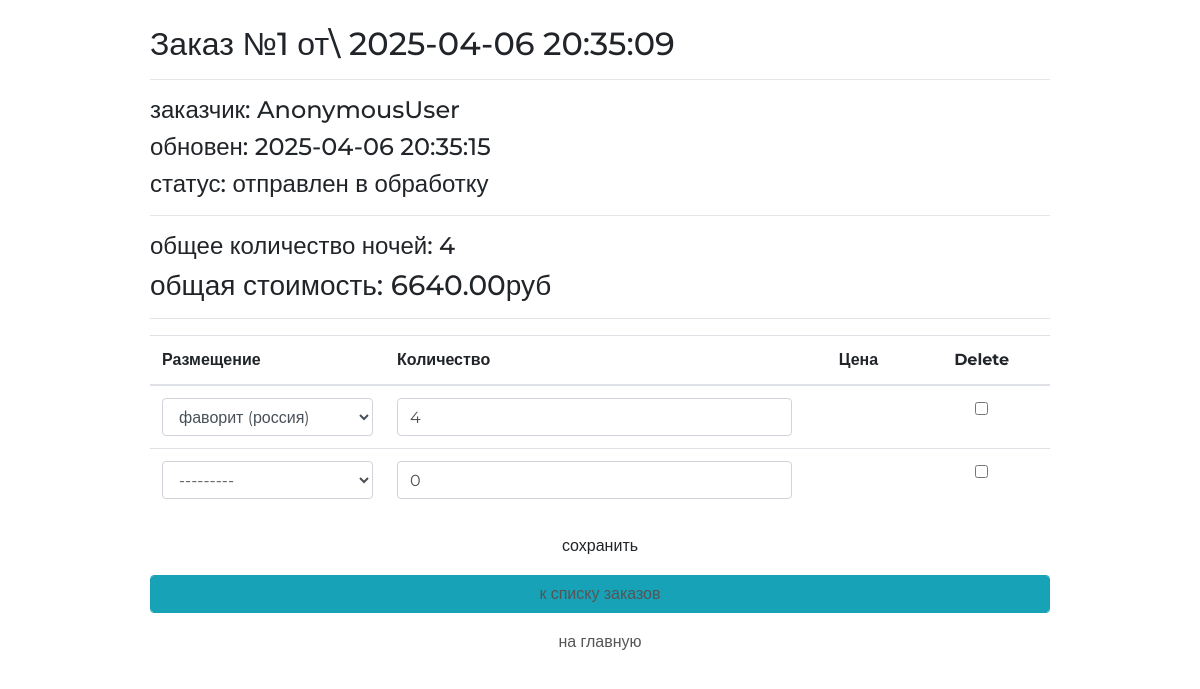
The page /order/update/1/ on the database its author committed.
### ordersapp/models.py (models this page shows, shortened)
class Order(models.Model):
    FORMING = 'FM'
    SENT_TO_PROCEED = 'STP'
    PROCEEDED = 'PRD'
    PAID = 'PD'
    READY = 'RDY'
    CANCEL = 'CNL'
    ORDER_STATUS_CHOICES = (
        (FORMING, 'формируется'),
        (SENT_TO_PROCEED, 'отправлен в обработку'),
        (PROCEEDED, 'оплачен'),
        (PAID, 'обрабатывается'),
        (READY, 'подтверждён размещением'),
        (CANCEL, 'отменён'),
    )
    user = models.ForeignKey(
        settings.AUTH_USER_MODEL, on_delete=models.CASCADE)
    created = models.DateTimeField(verbose_name='создан', auto_now_add=True)
    updated = models.DateTimeField(verbose_name='обновлён', auto_now=True)
    status = models.CharField(
        verbose_name='статус',
        max_length=3,
        choices=ORDER_STATUS_CHOICES,
        default=FORMING)
    is_active = models.BooleanField(verbose_name='активен', default=True)
    class Meta:
        ordering = ('-created',)
        verbose_name = 'заказ'
        verbose_name_plural = 'заказы'
    def get_total_nights(self):
        accommodations = self.orderitems.select_related()
        return sum(list(map(lambda x: x.nights, accommodations)))
    def get_total_cost(self):
        accommodation = self.orderitems.select_related()
        return sum(list(map(lambda x: x.nights * x.accommodation.price,
                            accommodation)))

class OrderItem(models.Model):
    order = models.ForeignKey(Order, related_name='orderitems',
                               on_delete=models.CASCADE)
    accommodation = models.ForeignKey(
        Accommodation, verbose_name='размещение', on_delete=models.CASCADE)
    nights = models.PositiveIntegerField(verbose_name='количество', default=0)

### mainapp/models.py (models this page shows, shortened)
class Accommodation(models.Model):
    country = models.ForeignKey(ListOfCountries, on_delete=models.CASCADE)
    region = models.ForeignKey(Regions, on_delete=models.CASCADE)
    name = models.CharField(verbose_name='название проживания', max_length=128,
                            unique=True)
    image = models.ImageField(upload_to='accommodation_img', blank=True)
    short_desc = models.TextField(verbose_name='краткое описание продукта',
                                  max_length=60, blank=True)
    description = models.TextField(verbose_name='описание продукта',
                                   blank=True)
    availability = models.PositiveIntegerField(verbose_name=
                                               'количество свободных номеров')
    price = models.DecimalField(
        verbose_name='цена', max_digits=8, decimal_places=2, default=0)
    room_desc = models.TextField(verbose_name='краткое описание комнаты',
                                 max_length=60, blank=True)
    is_active = models.BooleanField(verbose_name='активна', default=True)
    def __str__(self):
        return f'{self.name} ({self.country.name})'

### ordersapp/views.py (the view)
# urls.py: path('update/<int:pk>/', ordersapp.OrderItemsUpdate.as_view(), name='order_update'),
class OrderItemsUpdate(UpdateView):
    model = Order
    fields = []
    success_url = reverse_lazy('ordersapp:orders_list')
    def get_context_data(self, **kwargs):
        data = super(OrderItemsUpdate, self).get_context_data(**kwargs)
        OrderFormSet = inlineformset_factory(Order,
                                             OrderItem,
                                             form=OrderItemForm,
                                             extra=1,
                                             fields='__all__')
        if self.request.POST:
            data['orderitems'] = OrderFormSet(self.request.POST, instance=self.object)
        else:
            data['orderitems'] = OrderFormSet(instance=self.object)
        return data

### ordersapp/templates/ordersapp/order_form.html (shortened to what this page needs)
{% extends "ordersapp/base.html" %}
{% load static %}
{% load cache %}
{% block content %}
    {% include 'ordersapp/includes/inc_order_summary.html' %}
    <div class="order_form">
        <form action="" method="post">
            <table class="table">
                {% for form in orderitems.forms %}
                    {% if forloop.first %}
                        <thead>
                        <tr>
                            {% for field in form.visible_fields %}
                                <th class="{% cycle 'td1' 'td2' 'td3' 'td4' %} order formset_td">
                                    {{ field.label|capfirst }}
                                </th>
                            {% endfor %}
                        </tr>
                        </thead>
                    {% endif %}
                    <tr class="formset_row">
                        {% for field in form.visible_fields %}
                            <td class="{% cycle 'td1' 'td2' 'td3' 'td4' %} order formset_td">
                                {% if field.name != 'price' %}
                                    {% if field.name == 'product' %}
                                        {% cache 3600 orderitemform_product field.value %}
                                            {{ field }}
                                        {% endcache %}
                                    {% else %}
                                        {{ field }}
                                    {% endif %}
                                {% else %}
                                    {% if field.value %}
                                        <span class="orderitems-{{ forloop.parentloop.counter0 }}-price">{{ field.value }}</span> руб
                                    {% endif %}
                                {% endif %}
                            </td>
                        {% endfor %}
                    </tr>
                {% endfor %}
            </table>
            <button type="submit" value="сохранить" class="btn btn-default btn-round form-control last">сохранить</button>
            {% include 'ordersapp/includes/inc_order_actions.html' %}
        </form>
    </div>
{% endblock %}

### ordersapp/templates/ordersapp/includes/inc_order_summary.html (shortened to what this page needs)
{% if object %}
    <div class="h2">Заказ №{{ object.pk }} от\
        {{ object.created|date:"Y-m-d H:i:s" }}</div>
    <hr>
    <div class="h4">заказчик: {{ user }} </div>
    <div class="h4">обновен: {{ object.updated|date:"Y-m-d H:i:s" }}</div>
    <div class="h4">статус: {{ object.get_status_display }}</div>
    <hr>
    <div class="h4">
        общее количество ночей: <span class="order_total_quantity">
        {{ object.get_total_nights }}</span>
    </div>
    <div class="h3">
        общая стоимость: <span class="order_total_cost">
        {{ object.get_total_cost }}</span>руб
    </div>
{% endif %}
<hr>

### static/css/style.css (style rules this page uses)
* { margin: 0; padding: 0; }
button.last { margin-bottom: 10px; }
.td3.order.formset_td { text-align: center; }
.td4.order.formset_td { text-align: center; }
body { font-family: 'Montserrat', sans-serif; }
html, body { height: 100%; }
table { width: 100%; }
td:first-child { width: 235px; }

### rows shown on the page
Order: pk "1", created "2025-04-06 20:35:09", updated "2025-04-06 20:35:15", status "отправлен в обработку", get_total_nights "4", get_total_cost "6640.00"

### other values the page prints
{{ user }} "AnonymousUser"
{{ field.label|capfirst }} "Размещение" "Количество" "Цена" "Delete"
